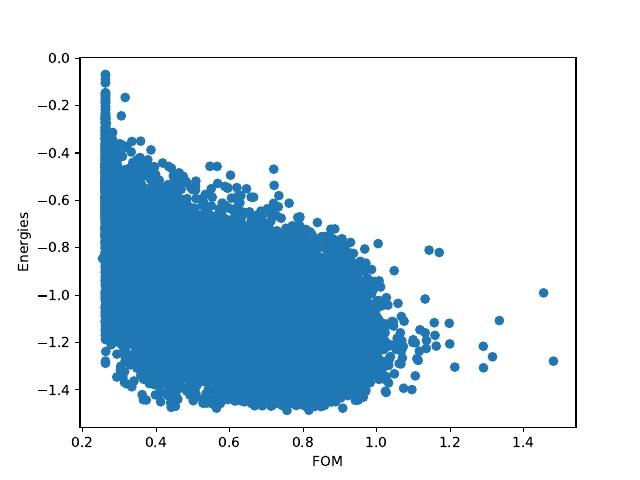

Write the Python code that produced this figure.
import torch
import numpy as np
import matplotlib.pyplot as plt
from torch.utils.data import DataLoader


dataset = torch.load("./Correlational_Loss_Loss_fn_-1_degree_new_vector_labeled_dataset.pt")
print(dataset)
energy_fn = torch.load("./Correlational_Loss_Loss_fn_-1_newly_trained_energy_fn_weights.pt")
print(energy_fn)


dataloader = DataLoader(dataset, batch_size=100, drop_last=True)

FOMs_total = []

energies = []

with torch.no_grad():
    for vectors, FOMs in dataloader:
        FOMs_total.extend(FOMs.flatten().cpu().numpy())
        energies.extend(energy_fn(vectors).flatten().cpu().numpy())

corr = np.corrcoef(FOMs_total, energies)[0, 1]
print(corr)

plt.figure()
plt.scatter(FOMs_total, energies)
plt.xlabel("FOM")
plt.ylabel("Energies")
plt.savefig("scatter.pdf")

torch.save(torch.Tensor(FOMs_total), "FOMs_total.pt")
torch.save(torch.Tensor(energies), "Energies_total.pt")
